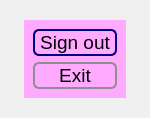
<?xml version="1.0" encoding="UTF-8"?>
<ui version="4.0">
 <class>escmenu_form</class>
 <widget class="QWidget" name="escmenu_form">
  <property name="windowModality">
   <enum>Qt::ApplicationModal</enum>
  </property>
  <property name="geometry">
   <rect>
    <x>0</x>
    <y>0</y>
    <width>150</width>
    <height>118</height>
   </rect>
  </property>
  <property name="sizePolicy">
   <sizepolicy hsizetype="Fixed" vsizetype="Fixed">
    <horstretch>0</horstretch>
    <verstretch>0</verstretch>
   </sizepolicy>
  </property>
  <property name="focusPolicy">
   <enum>Qt::StrongFocus</enum>
  </property>
  <property name="windowTitle">
   <string>메뉴</string>
  </property>
  <layout class="QHBoxLayout" name="horizontalLayout">
   <property name="sizeConstraint">
    <enum>QLayout::SetMinimumSize</enum>
   </property>
   <item>
    <spacer name="horizontalSpacer">
     <property name="orientation">
      <enum>Qt::Horizontal</enum>
     </property>
     <property name="sizeHint" stdset="0">
      <size>
       <width>140</width>
       <height>20</height>
      </size>
     </property>
    </spacer>
   </item>
   <item>
    <widget class="QWidget" name="verticalWidget" native="true">
     <property name="styleSheet">
      <string notr="true"/>
     </property>
     <layout class="QVBoxLayout" name="verticalLayout">
      <item>
       <spacer name="verticalSpacer">
        <property name="orientation">
         <enum>Qt::Vertical</enum>
        </property>
        <property name="sizeHint" stdset="0">
         <size>
          <width>20</width>
          <height>40</height>
         </size>
        </property>
       </spacer>
      </item>
      <item>
       <widget class="QWidget" name="widget" native="true">
        <property name="sizePolicy">
         <sizepolicy hsizetype="Maximum" vsizetype="Maximum">
          <horstretch>0</horstretch>
          <verstretch>0</verstretch>
         </sizepolicy>
        </property>
        <property name="styleSheet">
         <string notr="true">.QWidget
{
	background-color: rgb(255, 170, 255);
}</string>
        </property>
        <layout class="QVBoxLayout" name="verticalLayout_2">
         <item>
          <widget class="QPushButton" name="signout_button">
           <property name="font">
            <font>
             <pointsize>14</pointsize>
            </font>
           </property>
           <property name="focusPolicy">
            <enum>Qt::TabFocus</enum>
           </property>
           <property name="styleSheet">
            <string notr="true">QPushButton {
         border: 2px solid #8f8f91;
         border-radius: 6px;
         background-color: qlineargradient(x1: 0, y1: 0, x2: 0, y2: 1,
                                           stop: 0 #f6f7fa, stop: 1 #dadbde);
         min-width: 80px;
     }

     QPushButton:pressed {
         background-color: qlineargradient(x1: 0, y1: 0, x2: 0, y2: 1,
                                           stop: 0 #dadbde, stop: 1 #f6f7fa);
     }

     QPushButton:flat {
         border: none; /* no border for a flat push button */
     }

     QPushButton:default {
         border-color: navy; /* make the default button prominent */
     }

QPushButton:hover{
border-color:red;
}

QPushButton:focus{
border-color:purple;
	background-color: qlineargradient(spread:pad, x1:0, y1:0, x2:1, y2:0, stop:0 rgba(255, 255, 255, 0), stop:0.267045 rgba(0, 187, 31, 255), stop:0.5 rgba(0, 187, 31, 255), stop:0.732955 rgba(0, 187, 31, 255), stop:1 rgba(255, 255, 255, 0));
}</string>
           </property>
           <property name="text">
            <string>Sign out</string>
           </property>
           <property name="checkable">
            <bool>false</bool>
           </property>
           <property name="checked">
            <bool>false</bool>
           </property>
           <property name="autoDefault">
            <bool>true</bool>
           </property>
           <property name="default">
            <bool>true</bool>
           </property>
           <property name="flat">
            <bool>false</bool>
           </property>
          </widget>
         </item>
         <item>
          <widget class="QPushButton" name="exit_button">
           <property name="font">
            <font>
             <pointsize>14</pointsize>
            </font>
           </property>
           <property name="styleSheet">
            <string notr="true">QPushButton {
         border: 2px solid #8f8f91;
         border-radius: 6px;
         background-color: qlineargradient(x1: 0, y1: 0, x2: 0, y2: 1,
                                           stop: 0 #f6f7fa, stop: 1 #dadbde);
         min-width: 80px;
     }

     QPushButton:pressed {
         background-color: qlineargradient(x1: 0, y1: 0, x2: 0, y2: 1,
                                           stop: 0 #dadbde, stop: 1 #f6f7fa);
     }

     QPushButton:flat {
         border: none; /* no border for a flat push button */
     }

     QPushButton:default {
         border-color: navy; /* make the default button prominent */
     }

QPushButton:hover{
border-color:red;
}

QPushButton:focus{
	background-color: qlineargradient(spread:pad, x1:0, y1:0, x2:1, y2:0, stop:0 rgba(255, 255, 255, 0), stop:0.267045 rgba(0, 187, 31, 255), stop:0.5 rgba(0, 187, 31, 255), stop:0.732955 rgba(0, 187, 31, 255), stop:1 rgba(255, 255, 255, 0));

}
</string>
           </property>
           <property name="text">
            <string>Exit</string>
           </property>
          </widget>
         </item>
        </layout>
       </widget>
      </item>
      <item>
       <spacer name="verticalSpacer_2">
        <property name="orientation">
         <enum>Qt::Vertical</enum>
        </property>
        <property name="sizeHint" stdset="0">
         <size>
          <width>20</width>
          <height>40</height>
         </size>
        </property>
       </spacer>
      </item>
     </layout>
    </widget>
   </item>
   <item>
    <spacer name="horizontalSpacer_2">
     <property name="orientation">
      <enum>Qt::Horizontal</enum>
     </property>
     <property name="sizeHint" stdset="0">
      <size>
       <width>139</width>
       <height>20</height>
      </size>
     </property>
    </spacer>
   </item>
  </layout>
  <action name="actionSign_out">
   <property name="checkable">
    <bool>true</bool>
   </property>
   <property name="icon">
    <iconset theme="sadfa" resource="client.qrc">
     <normaloff>:/icons/icons/009-Shield01.png</normaloff>:/icons/icons/009-Shield01.png</iconset>
   </property>
   <property name="text">
    <string>Sign out</string>
   </property>
  </action>
 </widget>
 <resources>
  <include location="client.qrc"/>
 </resources>
 <connections>
  <connection>
   <sender>actionSign_out</sender>
   <signal>triggered()</signal>
   <receiver>widget</receiver>
   <slot>close()</slot>
   <hints>
    <hint type="sourcelabel">
     <x>-1</x>
     <y>-1</y>
    </hint>
    <hint type="destinationlabel">
     <x>209</x>
     <y>162</y>
    </hint>
   </hints>
  </connection>
  <connection>
   <sender>signout_button</sender>
   <signal>clicked()</signal>
   <receiver>escmenu_form</receiver>
   <slot>close()</slot>
   <hints>
    <hint type="sourcelabel">
     <x>209</x>
     <y>148</y>
    </hint>
    <hint type="destinationlabel">
     <x>209</x>
     <y>162</y>
    </hint>
   </hints>
  </connection>
 </connections>
</ui>
